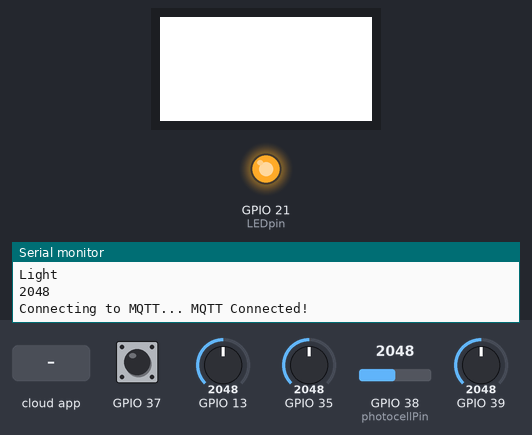
The sketch below on a simulated ESP32. On the bench: 212×104 colour display, output pins drawn as LEDs (lit = HIGH), the last lines printed to the serial monitor. Inputs (shaded band) come from the test bench; at power-on: GPIO 13 = 2048, GPIO 35 = 2048, GPIO 37 HIGH, GPIO 38 (photocellPin) = 2048, GPIO 39 = 2048. WiFi joins after 1.5 s; servers stay silent unless stated; no MQTT or app messages arrive unless stated.

Above: at 2.7 s.
2.8 s: the phone or cloud app sets onoff to 0
At 3.8 s:
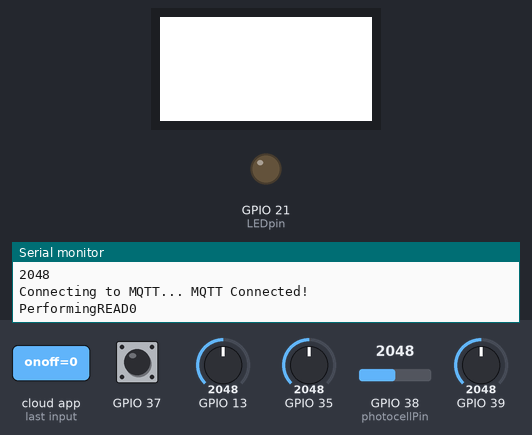
9.6 s: the phone or cloud app sets onoff to 1
At 45.8 s:
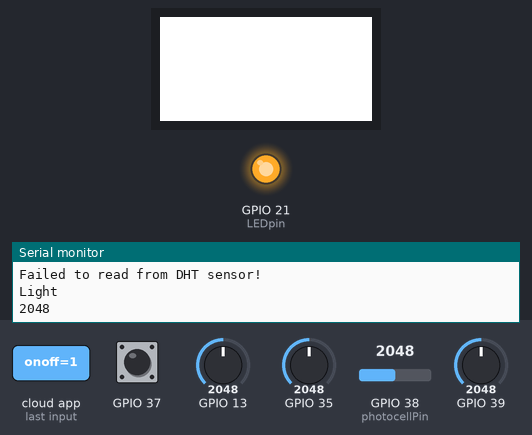
Timing chart, 0 to 46.1 s (numbered marks = the images above; inputs shaded):
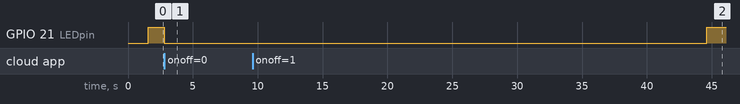

Measured:
- after the input at 2.8 s, GPIO 21 (LEDpin): HIGH → LOW at once
- after the input at 9.6 s, GPIO 21 (LEDpin): LOW → HIGH after 35.0 s instead of 13.7 s

The sketch:

Soil-Sensors-MQTT.ino
```cpp
#include <SD.h>
#include "Adafruit_EPD.h"

#include <WiFi.h>
#include "Adafruit_MQTT.h"
#include "Adafruit_MQTT_Client.h"

/************************* DHT *********************************/
#include "DHT.h"
#define DHT_SENSOR_TYPE DHT_TYPE_11
#define DHTPIN A1
#define LEDpin 21
#define DHTTYPE DHT11
DHT dht(DHTPIN, DHTTYPE);


/************************* WiFi Access Point *********************************/
#define WLAN_SSID      "The Morty - est Morty"
#define WLAN_PASS       "Margaritarick"
//#define WLAN_SSID       "pd3d"
//#define WLAN_PASS       "n3w.pas."

const char *ssid = "ESPecially not your network";
const char *password = "ilovemycactus";


/************************* MQTT Setup *********************************/

#define MQTT_SERVER     "192.168.0.15"                 // URL to the RPi running MQTT
#define MQTT_SERVERPORT 1883                              // MQTT service port
#define MQTT_USERNAME   ""
#define MQTT_PASSWORD   ""

/************************* DEEP Sleep Setup *********************************/

#define uS_TO_S_FACTOR 1000000  /* Conversion factor for micro seconds to seconds */
#define TIME_TO_SLEEP  5 //1hour         /* Time ESP32 will go to sleep (in seconds) */

#ifdef ESP32
  #define SD_CS       14
  #define SRAM_CS     32
  #define EPD_CS      15
  #define EPD_DC      33
#endif


#define EPD_RESET   -1 // can set to -1 and share with microcontroller Reset!
#define EPD_BUSY    -1 // can set to -1 to not use a pin (will wait a fixed delay)

Adafruit_IL0373 epd(212, 104 ,EPD_DC, EPD_RESET, EPD_CS, SRAM_CS, EPD_BUSY);


RTC_DATA_ATTR int bootCount = 0;

// Create an ESP-32 WiFiClient class to connect to the MQTT server.
WiFiClient client;
// or... use WiFiFlientSecure for SSL
//WiFiClientSecure client;

// Setup the MQTT client class by passing in the WiFi client and MQTT server and login details.
Adafruit_MQTT_Client mqtt( &client, MQTT_SERVER, MQTT_SERVERPORT );

/****************************** Feeds ***************************************/

Adafruit_MQTT_Publish   soil1   = Adafruit_MQTT_Publish( &mqtt, "/feeds/soil_sensor1/message" );
Adafruit_MQTT_Publish   soil2   = Adafruit_MQTT_Publish( &mqtt, "/feeds/soil_sensor2/message" );
Adafruit_MQTT_Publish   soil3   = Adafruit_MQTT_Publish( &mqtt, "/feeds/soil_sensor3/message" );

Adafruit_MQTT_Publish   soil_val1   = Adafruit_MQTT_Publish( &mqtt, "/feeds/soil_sensor1/sensor_val" );
Adafruit_MQTT_Publish   soil_val2   = Adafruit_MQTT_Publish( &mqtt, "/feeds/soil_sensor2/sensor_val" );
Adafruit_MQTT_Publish   soil_val3   = Adafruit_MQTT_Publish( &mqtt, "/feeds/soil_sensor3/sensor_val" );

Adafruit_MQTT_Publish   temperture  = Adafruit_MQTT_Publish( &mqtt, "/feeds/temp" );
Adafruit_MQTT_Publish   humidity   = Adafruit_MQTT_Publish( &mqtt, "/feeds/humidity" );
Adafruit_MQTT_Publish   heat_index   = Adafruit_MQTT_Publish( &mqtt, "/feeds/heat" );

Adafruit_MQTT_Publish   light   = Adafruit_MQTT_Publish( &mqtt, "/feeds/light" );

Adafruit_MQTT_Subscribe onoffbutton = Adafruit_MQTT_Subscribe( &mqtt, "/feeds/onoff" );

#include "Adafruit_seesaw.h"

Adafruit_seesaw ss;

float soilMoistureValue1 = 0;
float soilMoistureValue2 = 0;
float soilMoistureValue3 = 0;

void setup() {

  Serial.begin(115200);
  dht.begin();
  // open serial port, set the baud rate to 9600 bps
  // Connect to WiFi access point.

  Serial.println(); Serial.println();
  Serial.print("Connecting to ");
  Serial.println(WLAN_SSID);

  WiFi.begin(WLAN_SSID, WLAN_PASS);
  while (WiFi.status() != WL_CONNECTED) {
    delay(500);
    Serial.print(".");
  }
  Serial.println();

  Serial.println("WiFi connected");
  Serial.println("IP address: "); Serial.println(WiFi.localIP());
  WiFi.softAP(ssid, password);

  Serial.println();
  Serial.print("IP address: ");
  Serial.println(WiFi.softAPIP());
  pinMode(LEDpin, OUTPUT);


  epd.begin();
  epd.setTextWrap(true);
  epd.setTextSize(1);

  mqtt.subscribe(&onoffbutton);


}
void loop() {

  digitalWrite(LEDpin, HIGH);
  int photocellPin = A2;
  int photocellReading;
  Serial.println("Light");
  photocellReading = analogRead(photocellPin);
  Serial.println(photocellReading);
  MQTT_connect();
  Adafruit_MQTT_Subscribe *subscription;
  while ((subscription = mqtt.readSubscription(5000))){
    Serial.print("Performing");
    if (subscription == &onoffbutton){
      Serial.print("READ");
      Serial.println((char *)onoffbutton.lastread);
      digitalWrite(LEDpin, LOW);
      delay(300);
    }
  }

  float h = dht.readHumidity();
  float f = dht.readTemperature(true);

  soilMoistureValue1 = analogRead(A7);
  soilMoistureValue2 = analogRead(A3);
  soilMoistureValue3 = analogRead(13);


Serial.println(soilMoistureValue1);
Serial.println(soilMoistureValue2);
Serial.println(soilMoistureValue3);
soil_val1.publish(soilMoistureValue1);
soil_val2.publish(soilMoistureValue2);
soil_val3.publish(soilMoistureValue3);


  if (isnan(h) || isnan(f)) {
    Serial.println(F("Failed to read from DHT sensor!"));
    return;
  }
  float hif = dht.computeHeatIndex(f, h);
  Serial.print(F("Humidity: "));
  Serial.print(h);
  Serial.print(F("%  Temperature: "));


  Serial.print(f);
  Serial.print(F("°F  Heat index: "));

  temperture.publish(f);
  humidity.publish(h);
  heat_index.publish(hif);
  light.publish(photocellReading);


  Serial.print(hif);
  Serial.println(F("°F"));


  // Draw some text
  /*
  epd.clearBuffer();
  epd.setCursor(10, 10);
  epd.setTextColor(EPD_BLACK);
  epd.print("Soil Value for Planter 1");
  epd.print(soilMoistureValue1);
  epd.setCursor(50, 70);
  epd.setTextColor(EPD_RED);
  epd.print("Soil Value for Planter 2");
  epd.print(soilMoistureValue2);
  epd.display();
  */
 ++bootCount;
  Serial.println("Boot number: " + String(bootCount));

  //Print the wakeup reason for ESP32
  //print_wakeup_reason();

  /*
  First we configure the wake up source
  We set our ESP32 to wake up every 5 seconds

  //esp_sleep_enable_timer_wakeup(TIME_TO_SLEEP * uS_TO_S_FACTOR);
  Serial.println("Setup ESP32 to sleep for every " + String(TIME_TO_SLEEP) +
  " Seconds");
  Serial.println("Going to sleep now");
  delay(1000);
  Serial.flush();
  //esp_deep_sleep_start();
  Serial.println("This will never be printed");
   */


}


void MQTT_connect() {
  int8_t ret;

  // Stop if already connected.
  if (mqtt.connected()) {
    return;
  }

  Serial.print("Connecting to MQTT... ");

  uint8_t retries = 3;
  while ((ret = mqtt.connect()) != 0) { // connect will return 0 for connected
       Serial.println(mqtt.connectErrorString(ret));
       Serial.println("Retrying MQTT connection in 5 seconds...");
       mqtt.disconnect();
       delay(5000);  // wait 5 seconds
       retries--;
       if (retries == 0) {
         // basically die and wait for WDT to reset me
         while (1);
       }
  }
  Serial.println("MQTT Connected!");
}
void print_wakeup_reason(){
  esp_sleep_wakeup_cause_t wakeup_reason;

  wakeup_reason = esp_sleep_get_wakeup_cause();

  switch(wakeup_reason)
  {
    case ESP_SLEEP_WAKEUP_EXT0 : Serial.println("Wakeup caused by external signal using RTC_IO"); break;
    case ESP_SLEEP_WAKEUP_EXT1 : Serial.println("Wakeup caused by external signal using RTC_CNTL"); break;
    case ESP_SLEEP_WAKEUP_TIMER : Serial.println("Wakeup caused by timer"); break;
    case ESP_SLEEP_WAKEUP_TOUCHPAD : Serial.println("Wakeup caused by touchpad"); break;
    case ESP_SLEEP_WAKEUP_ULP : Serial.println("Wakeup caused by ULP program"); break;
    default : Serial.printf("Wakeup was not caused by deep sleep: %d\n",wakeup_reason); break;
  }
}
```
